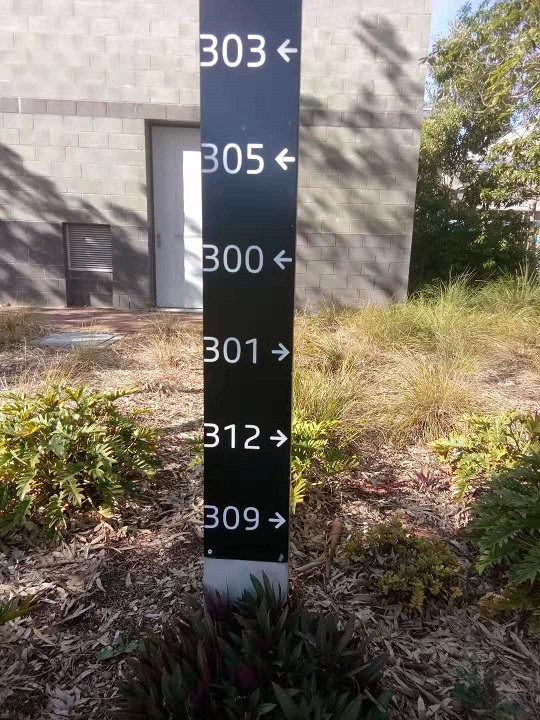
#> input picture Machine Perception/Mp/Assignment/DirectionalSignage/DS01.jpg, 540 x 720 px; its folder holds only this picture in this run
$ python threshholdingconnectivecomponents.py   (older library calls are emulated)
#> lines starting #> are read from the running program, lines starting #| are printed output that depends on the picture; after the words box and inside, x2 and y2 are one past the last pixel; in counts of white or black regions, pixels touching at a corner belong together
import cv2
import glob
from matplotlib import pyplot as plt
import numpy as np


files = glob.glob("./DirectionalSignage/*.jpg")
count = 0

randomnumbers = [int]*100
count = 0

def imshow_components(connect):

    print("nothing")
    label_hue = np.uint8(179*connect/np.max(connect))
    blank_ch = 255*np.ones_like(label_hue)

    labeled_img = cv2.merge([label_hue, blank_ch, blank_ch])
    labeled_img = cv2.cvtColor(labeled_img, cv2.COLOR_HSV2BGR)
    labeled_img[label_hue==0] = 0

    #cv2.imshow('connected components', labeled_img)

def angle_cos(p0, p1, p2):
    d1, d2 = (p0-p1).astype('float'), (p2-p1).astype('float')
    return abs( np.dot(d1, d2) / np.sqrt( np.dot(d1, d1)*np.dot(d2, d2) ) )

def find_squares(img):
    img = cv2.GaussianBlur(img, (5, 5), 0)
    squares = []
    for gray in cv2.split(img):
        for thrs in range(0, 255, 26):
            if thrs == 0:
                bin = cv2.Canny(gray, 0, 50, apertureSize=5)
                bin = cv2.dilate(bin, None)
            else:
                retval, bin = cv2.threshold(gray, thrs, 255, cv2.THRESH_BINARY)
            bin, contours, hierarchy = cv2.findContours(bin, cv2.RETR_LIST, cv2.CHAIN_APPROX_SIMPLE)
            for cnt in contours:
                cnt_len = cv2.arcLength(cnt, True)
                cnt = cv2.approxPolyDP(cnt, 0.02 * cnt_len, True)
                if len(cnt) == 4 and cv2.contourArea(cnt) > 1000 and cv2.isContourConvex(cnt):
                    cnt = cnt.reshape(-1, 2)
                    max_cos = np.max([angle_cos(cnt[i], cnt[(i + 1) % 4], cnt[(i + 2) % 4]) for i in range(4)])
                    if max_cos < 0.1:
                        squares.append(cnt)

    return squares

def find_squares2(img, cos_limit = 0.1):
    print('search for squares with threshold %f' % cos_limit)
    img = cv2.GaussianBlur(img, (5, 5), 0)
    squares = []
    for gray in cv2.split(img):
        for thrs in range(0, 255, 26):
            if thrs == 0:
                bin = cv2.Canny(gray, 0, 50, apertureSize=5)
                bin = cv2.dilate(bin, None)
            else:
                retval, bin = cv2.threshold(gray, thrs, 255, cv2.THRESH_BINARY)
            bin, contours, hierarchy = cv2.findContours(bin, cv2.RETR_LIST, cv2.CHAIN_APPROX_SIMPLE)
            for cnt in contours:
                cnt_len = cv2.arcLength(cnt, True)
                cnt = cv2.approxPolyDP(cnt, 0.02*cnt_len, True)
                if len(cnt) == 4 and cv2.contourArea(cnt) > 1000 and cv2.isContourConvex(cnt):
                    cnt = cnt.reshape(-1, 2)
                    max_cos = np.max([angle_cos( cnt[i], cnt[(i+1) % 4], cnt[(i+2) % 4] ) for i in range(4)])
                    if max_cos < cos_limit :
                        squares.append(cnt)
                    else:
                        #print('dropped a square with max_cos %f' % max_cos)
                        pass
    return squares


ddepth = -1
sharpen = np.array((
	[0,-1,0],
	[-1,5,-1],
	[0,-1,0]), dtype ="int")


for file in files[0:]:


    img = cv2.imread(file)
#> img is the input picture: shape (720, 540, 3); mean B, G, R 98.2, 110.6, 119.2
    #gray = cv2.imread(file,0)
    gray = cv2.cvtColor(img,cv2.COLOR_BGR2GRAY)


    # [10 lines of commented-out code are left out]

    cv2.imshow('colour',img)
    cv2.waitKey(0)

    _,thresh1 = cv2.threshold(gray, 127, 255, cv2.THRESH_BINARY)  # ensure binary
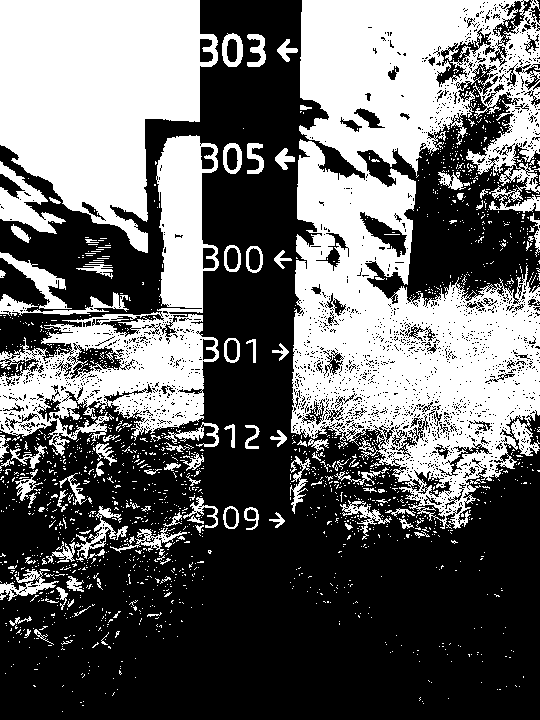
#> thresh1: shape (720, 540); 40.9% white; 1696 white regions (1591 under 20 px), largest, box (x1, y1, x2, y2) and area: (291, 0, 540, 529) 79175, (0, 0, 218, 253) 35963, (0, 135, 219, 456) 23615
    _,thresh2 = cv2.threshold(gray, 50, 255, cv2.THRESH_TRUNC)  # ensure binary
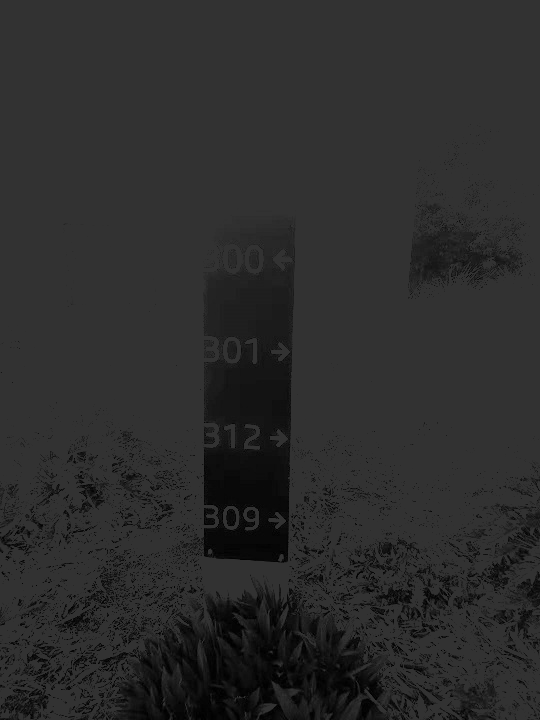
#> thresh2: shape (720, 540); min 0, max 50, mean 44.1

   # _,thresh2 = cv2.threshold(sharp, 20, 255, cv2.THRESH_BINARY)  # ensure binary

    _,thresh3 = cv2.threshold(gray, 0, 255, cv2.THRESH_TRUNC+cv2.THRESH_OTSU)  # otsus
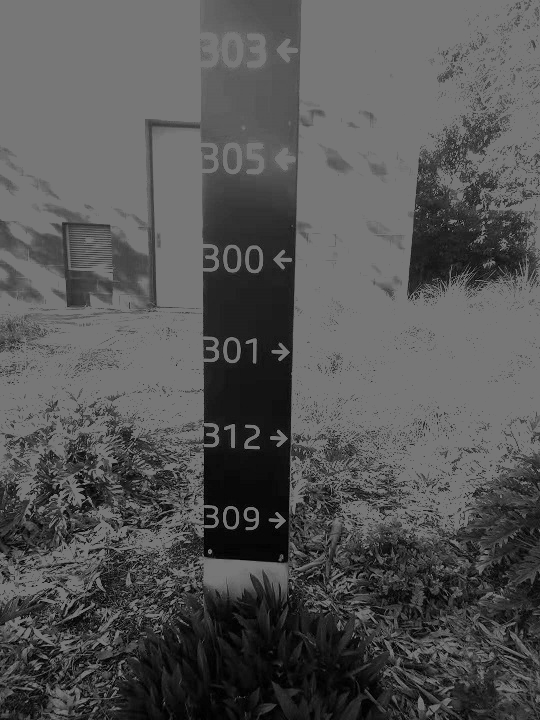
#> thresh3: shape (720, 540); min 0, max 119, mean 84.7
    #_,thresh3 = cv2.threshold(sharp, 127, 255, cv2.THRESH_TOZERO)  # ensure binary
    thresh4 = cv2.adaptiveThreshold(gray,255,cv2.ADAPTIVE_THRESH_GAUSSIAN_C,cv2.THRESH_BINARY,11,2)
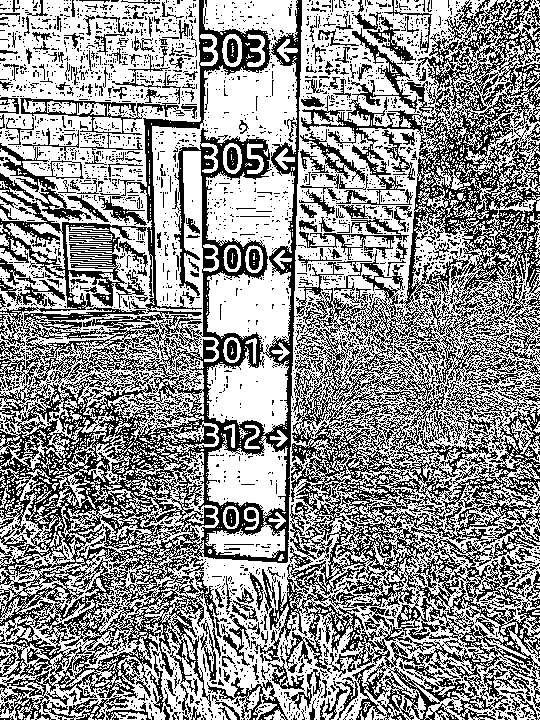
#> thresh4: shape (720, 540); 58.1% white; black in thin lines or dots
    thresh5 = cv2.adaptiveThreshold(gray,255,cv2.ADAPTIVE_THRESH_MEAN_C,cv2.THRESH_BINARY,11,2)
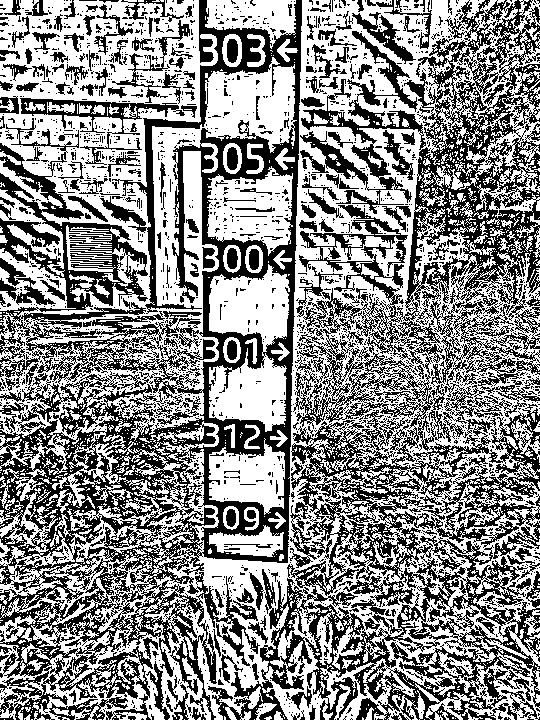
#> thresh5: shape (720, 540); 54.9% white; 2304 black regions (2060 under 20 px), largest, box (x1, y1, x2, y2) and area: (208, 0, 540, 720) 75477, (0, 0, 302, 720) 69448, (20, 98, 185, 165) 1844


    #otsu = cv2.bitwise_not(otsu)
    titles = ['Grayscale','BINARY', 'TRUNC', 'OTSU','Adaptive_Gaussian','Adaptive Mean']
    images = [gray,thresh1,thresh2,thresh3,thresh4,thresh5]

    print(len(images))
#| 6
    for i in images:
        squares = find_squares(i)
        cv2.drawContours(i, squares,0,(110,110,70),2)
        hist = cv2.equalizeHist(i)
        cv2.imshow('title',i)

        cv2.waitKey(0)
#> this loop made 6 passes
#> squares on pass 5: [[[0, 2], [0, 718], [539, 719], [539, 0]]]
#> pass 1, `hist = cv2.equalizeHist(i)`:
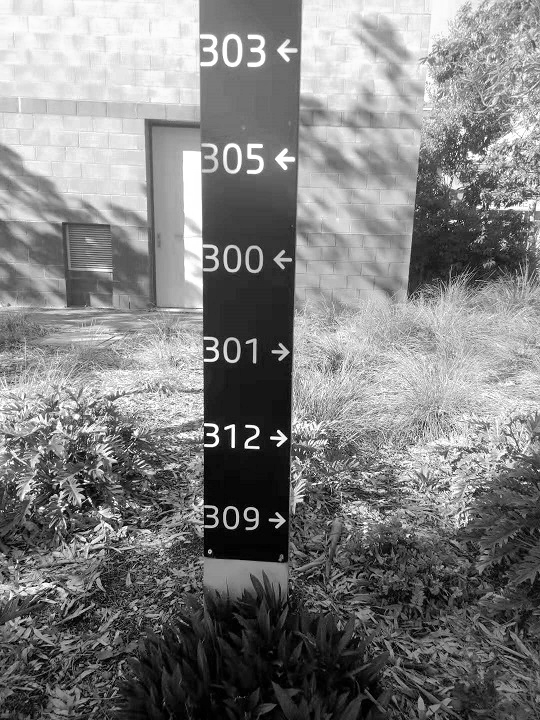
#> hist: shape (720, 540); min 0, max 255, mean 128.1


    for i in range(len(images)):
        plt.subplot(2,3,i+1),plt.imshow(images[i],'gray')
        plt.title(titles[i])
        plt.xticks([]),plt.yticks([])
#> this loop made 6 passes
    plt.show()
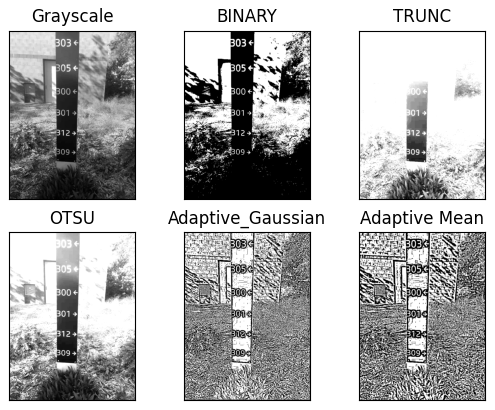
#> figure drawn by matplotlib, 6 panels


   # [12 lines of commented-out code are left out]

$ run again, on Machine Perception/Mp/Assignment/DirectionalSignage/DS05.jpg
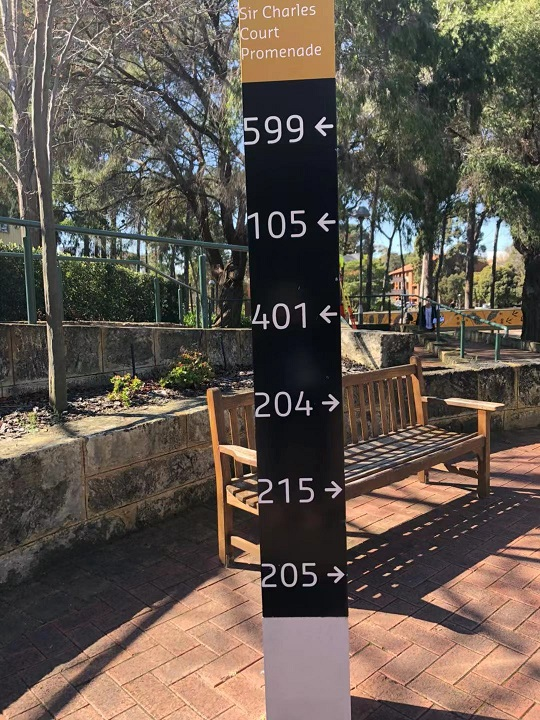
#> input picture Machine Perception/Mp/Assignment/DirectionalSignage/DS05.jpg, 540 x 720 px
#> img is the input picture: shape (720, 540, 3); mean B, G, R 78.1, 87.7, 98.1
#> `_,thresh1 = cv2.threshold(gray, 127, 255, cv2.THRESH_BINARY)`:
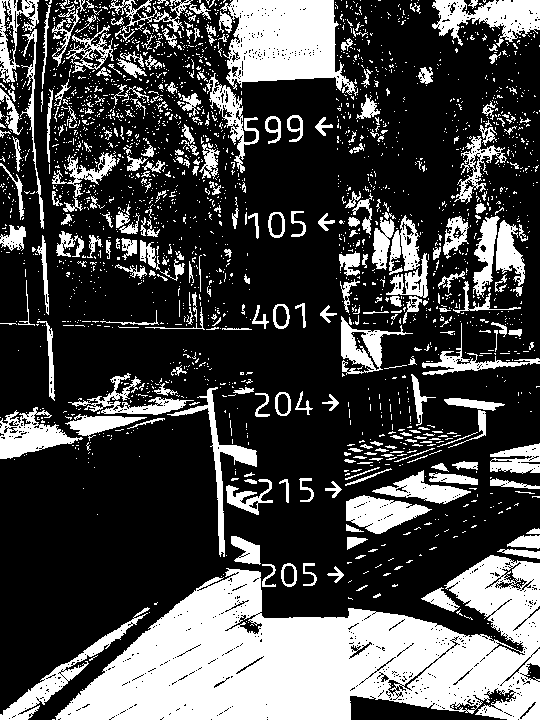
#> thresh1: shape (720, 540); 28.8% white; 2302 white regions (2029 under 20 px), largest, box (x1, y1, x2, y2) and area: (55, 555, 540, 720) 46397, (219, 0, 358, 96) 8505, (432, 0, 540, 47) 2716
#> thresh4: shape (720, 540); 55.2% white; black in thin lines or dots
#> thresh5: shape (720, 540); 52.2% white; 2605 black regions (2409 under 20 px), largest, box (x1, y1, x2, y2) and area: (0, 0, 540, 720) 161858, (239, 0, 328, 79) 2974, (0, 253, 28, 323) 946
#| 6
#> the loop `for i in images:` made 6 passes
#> pass 2, in find_squares (call 2), `img = cv2.GaussianBlur(img, (5, 5), 0)`:
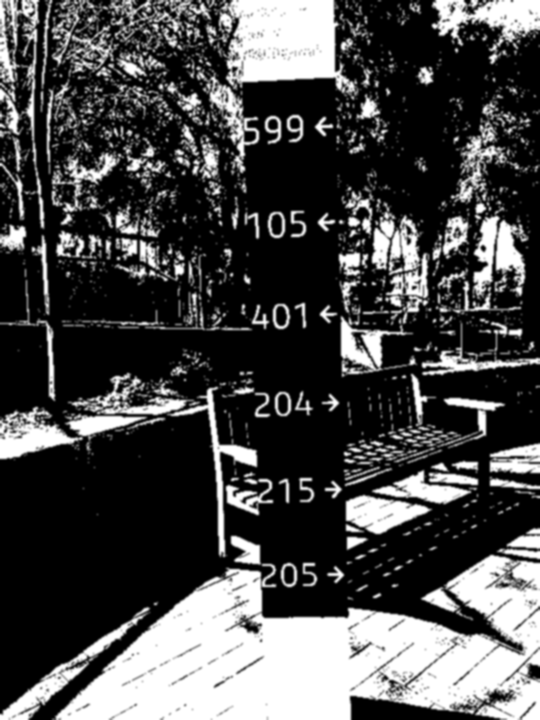
#> img: shape (720, 540); min 0, max 255, mean 73.5
#> the loop `for i in range(len(images)):` made 6 passes

$ run again, on Machine Perception/Mp/Assignment/DirectionalSignage/DS06.jpg
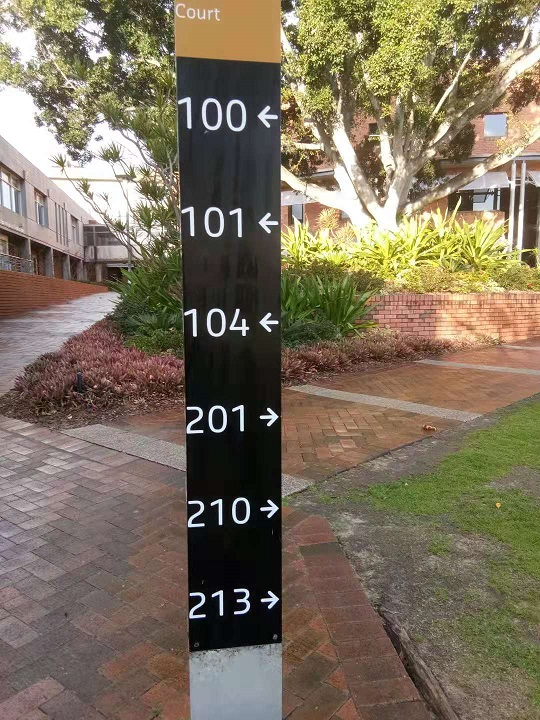
#> input picture Machine Perception/Mp/Assignment/DirectionalSignage/DS06.jpg, 540 x 720 px
#> img is the input picture: shape (720, 540, 3); mean B, G, R 92.1, 112.1, 123.9
#> thresh1: shape (720, 540); 33.3% white; 3503 white regions (3360 under 20 px), largest, box (x1, y1, x2, y2) and area: (163, 0, 540, 401) 59812, (0, 0, 179, 262) 24770, (0, 417, 186, 589) 11765
#> thresh4: shape (720, 540); 57.9% white; black in thin lines or dots
#> `thresh5 = cv2.adaptiveThreshold(gray,255,cv2.ADAPTIVE_THRESH_MEAN_C,cv..`:
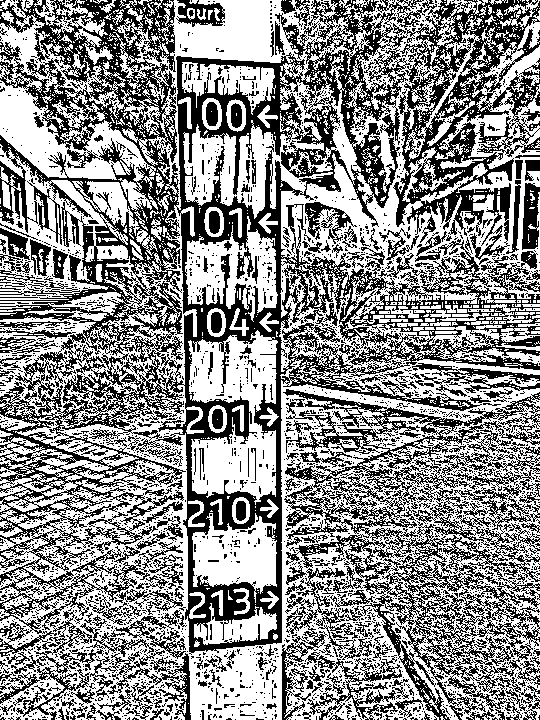
#> thresh5: shape (720, 540); 55.6% white; 2941 black regions (2691 under 20 px), largest, box (x1, y1, x2, y2) and area: (0, 0, 540, 657) 107199, (283, 389, 540, 720) 26923, (281, 567, 372, 720) 2633
#| 6
#> the loop `for i in images:` made 6 passes
#> pass 2, in find_squares (call 2), `img = cv2.GaussianBlur(img, (5, 5), 0)`:
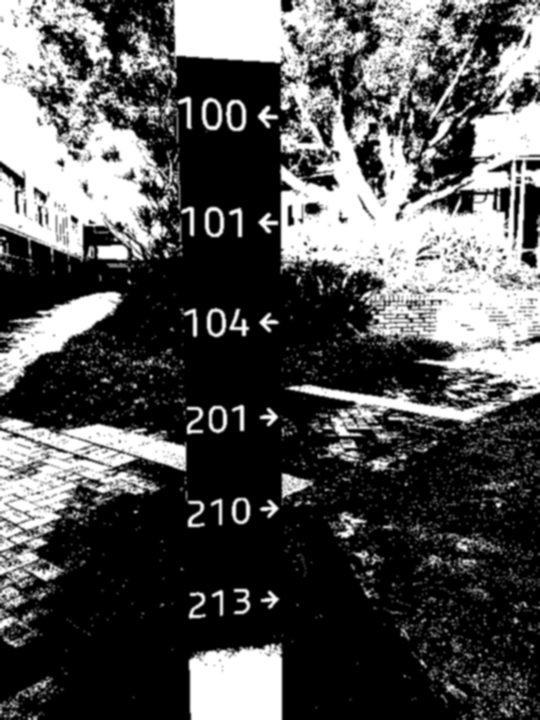
#> img: shape (720, 540); min 0, max 255, mean 84.8
#> the loop `for i in range(len(images)):` made 6 passes

$ run again, on Machine Perception/Mp/Assignment/DirectionalSignage/DS07.jpg
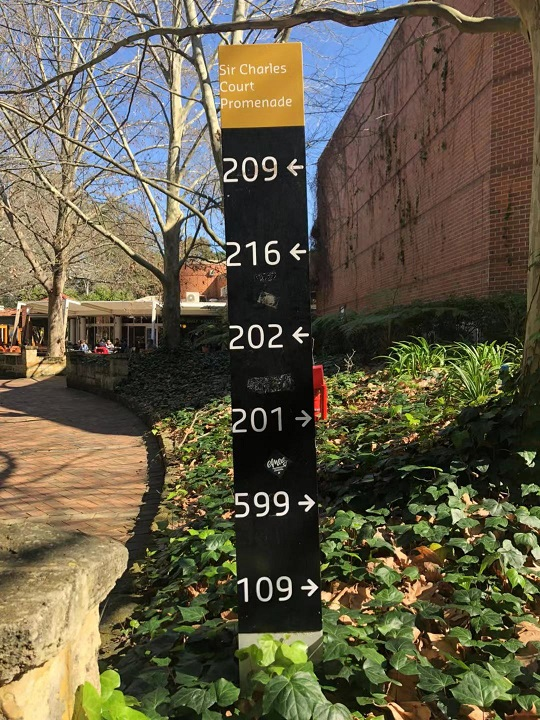
#> input picture Machine Perception/Mp/Assignment/DirectionalSignage/DS07.jpg, 540 x 720 px
#> img is the input picture: shape (720, 540, 3); mean B, G, R 71.7, 92.4, 98.8
#> thresh1: shape (720, 540); 31.5% white; 1526 white regions (1301 under 20 px), largest, box (x1, y1, x2, y2) and area: (0, 51, 225, 387) 28857, (0, 536, 151, 720) 16178, (197, 19, 398, 150) 15811
#> thresh4: shape (720, 540); 54.7% white; black in thin lines or dots
#> thresh5: shape (720, 540); 52.3% white; 2803 black regions (2444 under 20 px), largest, box (x1, y1, x2, y2) and area: (0, 0, 540, 720) 152136, (0, 565, 85, 645) 2282, (255, 448, 300, 485) 601
#| 6
#> the loop `for i in images:` made 6 passes
#> pass 2, in find_squares (call 2), `img = cv2.GaussianBlur(img, (5, 5), 0)`:
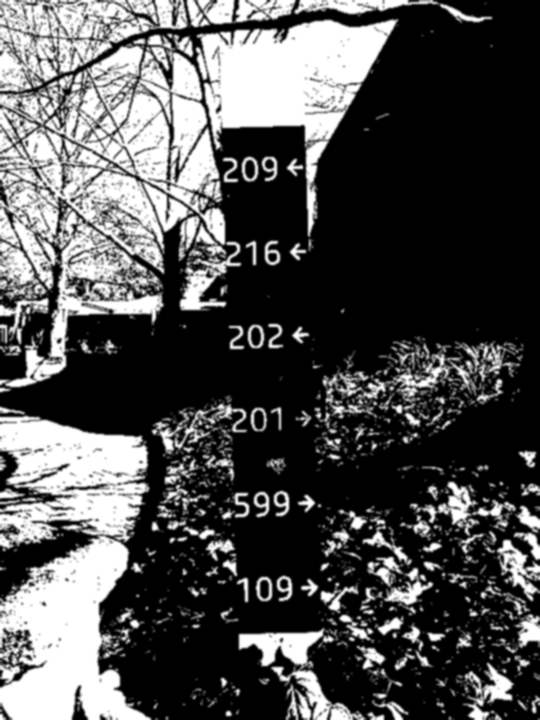
#> img: shape (720, 540); min 0, max 255, mean 80.3
#> the loop `for i in range(len(images)):` made 6 passes
